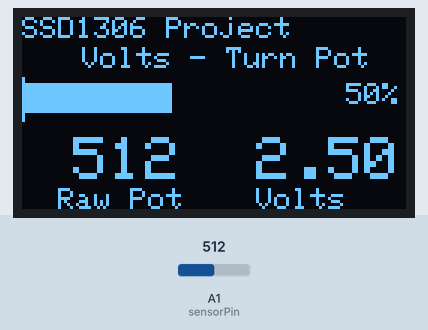
This sketch was run on a simulated Arduino Uno, built with avr-gcc and run on an emulated ATmega328P. On the bench: 128×64 one-colour display. The test bench sets the inputs (shaded band); at power-on: A1 (sensorPin) = 512.

Above: at 1.2 s.
1.3 s: A1 (sensorPin) set to 716
At 1.7 s:
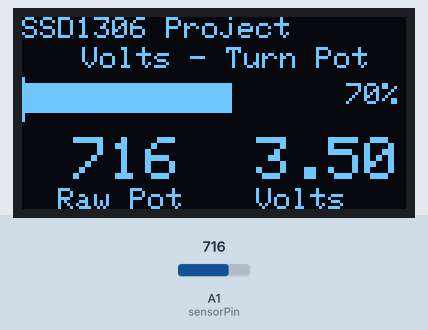
2.8 s: A1 (sensorPin) set to 900
At 3.3 s:
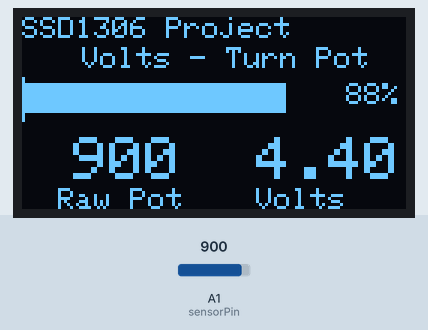
4.3 s: A1 (sensorPin) set to 1010
At 5.2 s:
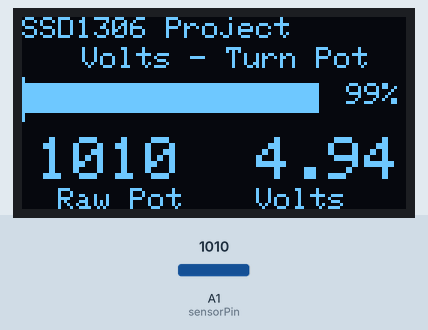
Timing chart, 0 to 7.3 s (numbered marks = the images above; inputs shaded):
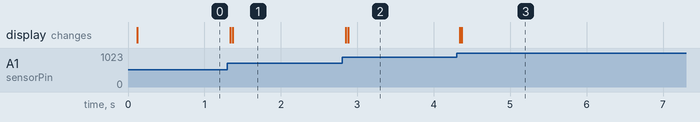

Measured:
- after the input at 1.3 s, the display: first changes at once (image 1 shows a later state)
- after the input at 2.8 s, the display: first changes after 0.05 s (image 2 shows a later state)
- after the input at 4.3 s, the display: first changes at once (image 3 shows a later state)

The sketch:

analog_gauge.ino
```cpp
/* SSD1306 128x64 I2C OLED display, Arduino UNO and 10K Ohm pot on A0
 * Tony Goodhew  3rd July 2020
 * Tutorial45.com
 */

#include <Wire.h>
#include <Adafruit_GFX.h>
#include <Adafruit_SSD1306.h>

#define SCREEN_WIDTH 128 // OLED display width, in pixels
#define SCREEN_HEIGHT 64 // OLED display height, in pixels

// Declaration for an SSD1306 display connected to I2C (SDA, SCL pins)
#define OLED_RESET     4 // Reset pin # (or -1 if sharing Arduino reset pin)
#define SCREEN_ADDRESS  0x3D ///< See datasheet for Address; 0x3D for 128x64, 0x3C for 128x32

Adafruit_SSD1306 display(SCREEN_WIDTH, SCREEN_HEIGHT, &Wire, OLED_RESET);

int sensorPin = A1;   // select the input pin for the potentiometer
int sensorValue = 0;  // variable to store the value coming from the sensor

void setup() {
  Serial.begin(115200);
  // SSD1306_SWITCHCAPVCC = generate display voltage from 3.3V internally
  if(!display.begin(SSD1306_SWITCHCAPVCC, SCREEN_ADDRESS)) { // Address 0x3D for 128x64
    Serial.println(F("SSD1306 allocation failed"));
    for(;;); // Don't proceed, loop forever
  }
  display.clearDisplay();
  display.setTextSize(1);             // Small
  display.setTextColor(SSD1306_WHITE);
  display.setCursor(0,0);             // Top Left corner
  display.println("SSD1306 Project");
  display.setCursor(20,10);
  display.println("Volts - Turn Pot");
  display.setCursor(64,118);
  display.setCursor(0,57);
  display.println("  Raw Pot    Volts");
  display.display();
}
// Functions for right alignment of integers
int iAlign2(int s){  // Space in 100s and 10s
  if (s < 100) {display.print(" ");}
    if (s < 10) {display.print(" ");}
}
int iAlign3(int s){  // Space in 1000s
  if (s < 1000) {display.print(" ");}
  iAlign2(s);
}
int bar(int yy,int v) {
  display.drawLine(0,yy,0,yy+14, SSD1306_WHITE);
  display.fillRect(1,yy+2,127,10,SSD1306_BLACK);
  display.fillRect(0,yy+2,v,10, SSD1306_WHITE);
  display.setCursor(102,yy+2);
  iAlign2(v);
  display.print(v);
  display.println("%");
  display.display();
}
// ++++++++++++Main Loop ++++++++++++++
void loop() {
  // Read pot and display values
  sensorValue = analogRead(sensorPin); // Read the value from the sensor
  float volts = (sensorValue * 5.0 / 1023.0);  // Calculate voltage
  int x = float(sensorValue * 100.0/1018);     // Calculate percentage
  bar(20,x);  // Redraw bar graph
  display.fillRect(0, 40, 127, 15, SSD1306_BLACK); // Clear line
  display.setCursor(5,40);
  display.setTextSize(2);
  iAlign3(sensorValue);
  display.println(sensorValue);  // Raw pot value
  display.setCursor(78,40);
  display.print(volts);          // Equivalent voltage
  display.setTextSize(1);
}
```
